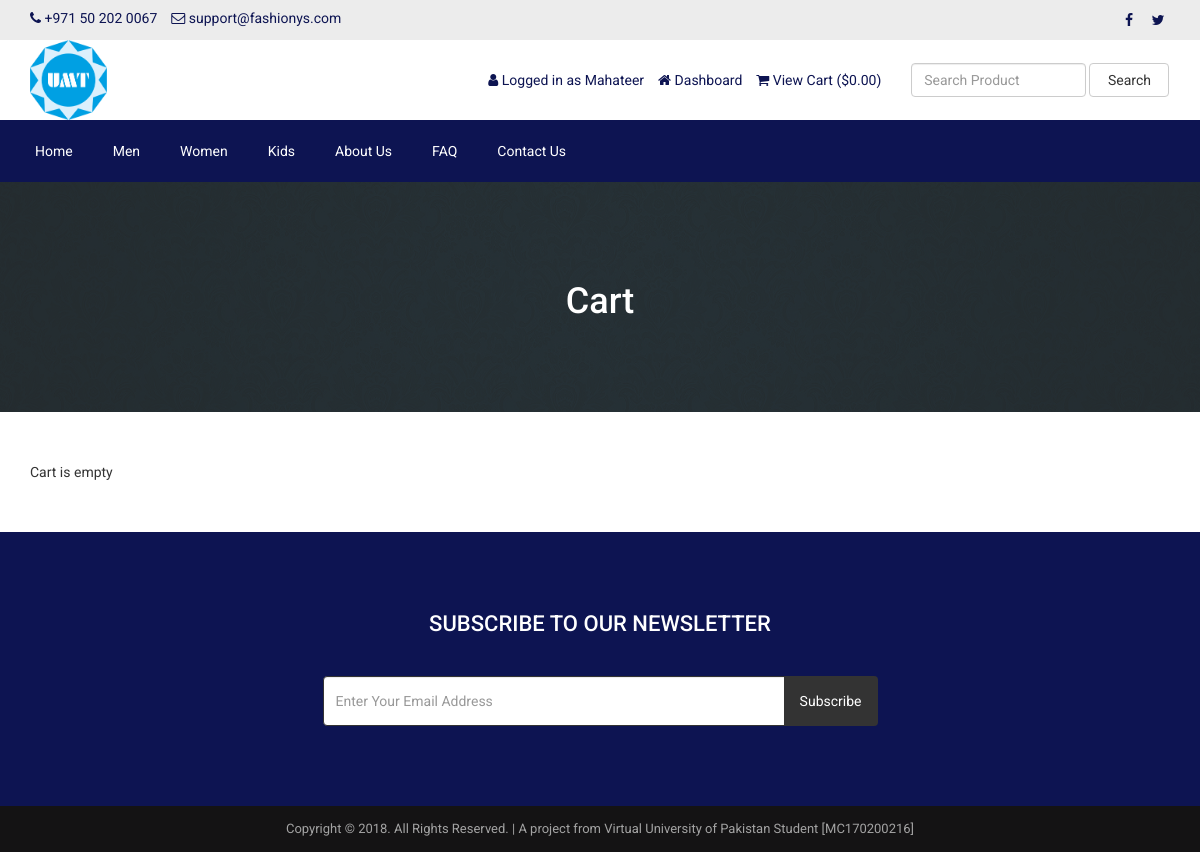
Page /cart.php (signed in) on the committed database.
### tables this page shows
CREATE TABLE `tbl_settings` (
  `id` int(11) NOT NULL,
  `logo` varchar(114) NOT NULL,
  `favicon` varchar(114) NOT NULL,
  `footer_about` text NOT NULL,
  `footer_copyright` text NOT NULL,
  `contact_address` text NOT NULL,
  `contact_email` varchar(114) NOT NULL,
  `contact_phone` varchar(114) NOT NULL,
  `contact_fax` varchar(114) NOT NULL,
  `contact_map_iframe` text NOT NULL,
  `receive_email` varchar(114) NOT NULL,
  `receive_email_subject` varchar(114) NOT NULL,
  `receive_email_thank_you_message` text NOT NULL,
  `forget_password_message` text NOT NULL,
  `total_recent_post_footer` int(10) NOT NULL,
  `total_popular_post_footer` int(10) NOT NULL,
  `total_recent_post_sidebar` int(11) NOT NULL,
  `total_popular_post_sidebar` int(11) NOT NULL,
  `total_featured_product_home` int(11) NOT NULL,
  `total_latest_product_home` int(11) NOT NULL,
  `total_popular_product_home` int(11) NOT NULL,
  `meta_title_home` text NOT NULL,
  `meta_keyword_home` text NOT NULL,
  `meta_description_home` text NOT NULL,
  `banner_login` varchar(114) NOT NULL,
  `banner_registration` varchar(114) NOT NULL,
  `banner_forget_password` varchar(114) NOT NULL,
  `banner_reset_password` varchar(114) NOT NULL,
  `banner_search` varchar(114) NOT NULL,
  `banner_cart` varchar(114) NOT NULL,
  `banner_checkout` varchar(114) NOT NULL,
  `banner_product_category` varchar(114) NOT NULL,
  `banner_blog` varchar(114) NOT NULL,
  `cta_title` varchar(114) NOT NULL,
  `cta_content` text NOT NULL,
  `cta_read_more_text` varchar(114) NOT NULL,
  `cta_read_more_url` varchar(114) NOT NULL,
  `cta_photo` varchar(114) NOT NULL,
  `featured_product_title` varchar(114) NOT NULL,
  `featured_product_subtitle` varchar(114) NOT NULL,
  `latest_product_title` varchar(114) NOT NULL,
  `latest_product_subtitle` varchar(114) NOT NULL,
  `popular_product_title` varchar(114) NOT NULL,
  `popular_product_subtitle` varchar(114) NOT NULL,
  `testimonial_title` varchar(114) NOT NULL,
  `testimonial_subtitle` varchar(114) NOT NULL,
  `testimonial_photo` varchar(114) NOT NULL,
  `blog_title` varchar(114) NOT NULL,
  `blog_subtitle` varchar(114) NOT NULL,
  `newsletter_text` text NOT NULL,
  `paypal_email` varchar(114) NOT NULL,
  `stripe_public_key` varchar(114) NOT NULL,
  `stripe_secret_key` varchar(114) NOT NULL,
  `bank_detail` text NOT NULL,
  `before_head` text NOT NULL,
  `after_body` text NOT NULL,
  `before_body` text NOT NULL,
  `home_service_on_off` int(11) NOT NULL,
  `home_welcome_on_off` int(11) NOT NULL,
  `home_featured_product_on_off` int(11) NOT NULL,
  `home_latest_product_on_off` int(11) NOT NULL,
  `home_popular_product_on_off` int(11) NOT NULL,
  `home_testimonial_on_off` int(11) NOT NULL,
  `home_blog_on_off` int(11) NOT NULL,
  `newsletter_on_off` int(11) NOT NULL,
  `ads_above_welcome_on_off` int(1) NOT NULL,
  `ads_above_featured_product_on_off` int(1) NOT NULL,
  `ads_above_latest_product_on_off` int(1) NOT NULL,
  `ads_above_popular_product_on_off` int(1) NOT NULL,
  `ads_above_testimonial_on_off` int(1) NOT NULL,
  `ads_category_sidebar_on_off` int(1) NOT NULL
);

CREATE TABLE `tbl_social` (
  `social_id` int(11) NOT NULL,
  `social_name` varchar(30) NOT NULL,
  `social_url` varchar(255) NOT NULL,
  `social_icon` varchar(30) NOT NULL
);

CREATE TABLE `tbl_top_category` (
  `tcat_id` int(11) NOT NULL,
  `tcat_name` varchar(255) NOT NULL,
  `show_on_menu` int(1) NOT NULL
);

CREATE TABLE `tbl_page` (
  `id` int(11) NOT NULL,
  `about_title` varchar(255) NOT NULL,
  `about_content` text NOT NULL,
  `about_banner` varchar(255) NOT NULL,
  `about_meta_title` varchar(255) NOT NULL,
  `about_meta_keyword` text NOT NULL,
  `about_meta_description` text NOT NULL,
  `faq_title` varchar(255) NOT NULL,
  `faq_banner` varchar(255) NOT NULL,
  `faq_meta_title` varchar(255) NOT NULL,
  `faq_meta_keyword` text NOT NULL,
  `faq_meta_description` text NOT NULL,
  `blog_title` varchar(255) NOT NULL,
  `blog_banner` varchar(255) NOT NULL,
  `blog_meta_title` varchar(255) NOT NULL,
  `blog_meta_keyword` text NOT NULL,
  `blog_meta_description` text NOT NULL,
  `contact_title` varchar(255) NOT NULL,
  `contact_banner` varchar(255) NOT NULL,
  `contact_meta_title` varchar(255) NOT NULL,
  `contact_meta_keyword` text NOT NULL,
  `contact_meta_description` text NOT NULL,
  `pgallery_title` varchar(255) NOT NULL,
  `pgallery_banner` varchar(255) NOT NULL,
  `pgallery_meta_title` varchar(255) NOT NULL,
  `pgallery_meta_keyword` text NOT NULL,
  `pgallery_meta_description` text NOT NULL,
  `vgallery_title` varchar(255) NOT NULL,
  `vgallery_banner` varchar(255) NOT NULL,
  `vgallery_meta_title` varchar(255) NOT NULL,
  `vgallery_meta_keyword` text NOT NULL,
  `vgallery_meta_description` text NOT NULL
);

### cart.php (the view, shortened to what this page needs)
<?php require_once('header.php'); ?>
<?php
$statement = $pdo->prepare("SELECT * FROM tbl_settings WHERE id=1");
$statement->execute();
$result = $statement->fetchAll(PDO::FETCH_ASSOC);
foreach ($result as $row) {
    $banner_cart = $row['banner_cart'];
}
?>
<div class="page-banner" style="background-image: url(assets/uploads/<?php echo $banner_cart; ?>)">
    <div class="overlay"></div>
    <div class="page-banner-inner">
        <h1><?php echo LANG_VALUE_18; ?></h1>
    </div>
</div>
<div class="page">
	<div class="container">
		<div class="row">
			<div class="col-md-12">
                <?php if(!isset($_SESSION['cart_p_id'])): ?>
                    <?php echo 'Cart is empty'; ?>
                <?php endif; ?>
			</div>
		</div>
	</div>
</div>
<?php require_once('footer.php'); ?>

### header.php (shortened to what this page needs)
<?php
include("admin/inc/config.php");
$statement = $pdo->prepare("SELECT * FROM tbl_settings WHERE id=1");
$statement->execute();
$result = $statement->fetchAll(PDO::FETCH_ASSOC);
foreach ($result as $row)
{
	$logo = $row['logo'];
	$contact_email = $row['contact_email'];
	$contact_phone = $row['contact_phone'];
}
?>
<!DOCTYPE html>
<html lang="en">
<head>
	<link rel="stylesheet" href="assets/css/bootstrap.min.css">
	<link rel="stylesheet" href="assets/css/font-awesome.min.css">
	<link rel="stylesheet" href="assets/css/owl.carousel.min.css">
	<link rel="stylesheet" href="assets/css/owl.theme.default.min.css">
	<link rel="stylesheet" href="assets/css/jquery.bxslider.min.css">
    <link rel="stylesheet" href="assets/css/magnific-popup.css">
    <link rel="stylesheet" href="assets/css/rating.css">
	<link rel="stylesheet" href="assets/css/spacing.css">
	<link rel="stylesheet" href="assets/css/bootstrap-touch-slider.css">
	<link rel="stylesheet" href="assets/css/animate.min.css">
	<link rel="stylesheet" href="assets/css/tree-menu.css">
	<link rel="stylesheet" href="assets/css/select2.min.css">
	<link rel="stylesheet" href="assets/css/main.css">
	<link rel="stylesheet" href="assets/css/responsive.css">
	<?php
	$statement = $pdo->prepare("SELECT * FROM tbl_page WHERE id=1");
	$statement->execute();
	$result = $statement->fetchAll(PDO::FETCH_ASSOC);
		?>
</head>
<body>
<div class="top">
	<div class="container">
		<div class="row">
			<div class="col-md-6 col-sm-6 col-xs-12">
				<div class="left">
					<ul>
						<li><i class="fa fa-phone"></i> <?php echo $contact_phone; ?></li>
						<li><i class="fa fa-envelope-o"></i> <?php echo $contact_email; ?></li>
					</ul>
				</div>
			</div>
			<div class="col-md-6 col-sm-6 col-xs-12">
				<div class="right">
					<ul>
						<?php
						$statement = $pdo->prepare("SELECT * FROM tbl_social");
						$statement->execute();
						$result = $statement->fetchAll(PDO::FETCH_ASSOC);
						foreach ($result as $row) {
							?>
							<?php if($row['social_url'] != ''): ?>
							<li><a href="<?php echo $row['social_url']; ?>"><i class="<?php echo $row['social_icon']; ?>"></i></a></li>
							<?php endif; ?>
							<?php
						}
						?>
					</ul>
				</div>
			</div>
		</div>
	</div>
</div>
<div class="header">
	<div class="container">
		<div class="row inner">
			<div class="col-md-4 logo">
				<a href="index.php"><img src="assets/uploads/<?php echo $logo; ?>" alt="logo image"></a>
			</div>
			<div class="col-md-5 right">
				<ul>
					<?php
					if(isset($_SESSION['customer'])) {
						?>
						<li><i class="fa fa-user"></i> <?php echo LANG_VALUE_13; ?> <?php echo $_SESSION['customer']['cust_name']; ?></li>
						<li><a href="dashboard.php"><i class="fa fa-home"></i> <?php echo LANG_VALUE_89; ?></a></li>
						<?php
					} else {
						?>
						<li><a href="login.php"><i class="fa fa-sign-in"></i> <?php echo LANG_VALUE_9; ?></a></li>
						<li><a href="registration.php"><i class="fa fa-user-plus"></i> <?php echo LANG_VALUE_15; ?></a></li>
						<?php
					}
					?>
					<li><a href="cart.php"><i class="fa fa-shopping-cart"></i> <?php echo LANG_VALUE_19; ?> (<?php echo LANG_VALUE_1; ?><?php
					if(isset($_SESSION['cart_p_id'])) {
						$table_total_price = 0;
						$i=0;
	                    foreach($_SESSION['cart_p_qty'] as $key => $value)
	                    {
	                        $i++;
	                        $arr_cart_p_qty[$i] = $value;
	                    }                    $i=0;
	                    foreach($_SESSION['cart_p_current_price'] as $key => $value)
	                    {
	                        $i++;
	                        $arr_cart_p_current_price[$i] = $value;
	                    }
	                    for($i=1;$i<=count($arr_cart_p_qty);$i++) {
	                    	$row_total_price = $arr_cart_p_current_price[$i]*$arr_cart_p_qty[$i];
	                        $table_total_price = $table_total_price + $row_total_price;
	                    }
						echo $table_total_price;
					} else {
						echo '0.00';
					}
					?>)</a></li>
				</ul>
			</div>
			<div class="col-md-3 search-area">
				<form class="navbar-form navbar-left" role="search" action="search-result.php" method="get">
					<div class="form-group">
						<input type="text" class="form-control search-top" placeholder="<?php echo LANG_VALUE_2; ?>" name="search_text">
					</div>
					<button type="submit" class="btn btn-default"><?php echo LANG_VALUE_3; ?></button>
				</form>
			</div>
		</div>
	</div>
</div>
<div class="nav">
	<div class="container">
		<div class="row">
			<div class="col-md-12 pl_0 pr_0">
				<div class="menu-container">
					<div class="menu">
						<ul>
							<li><a href="index.php">Home</a></li>
							<?php
							$statement = $pdo->prepare("SELECT * FROM tbl_top_category WHERE show_on_menu=1");
							$statement->execute();
							$result = $statement->fetchAll(PDO::FETCH_ASSOC);
							foreach ($result as $row) {
								?>
								<li><a href="product-category.php?id=<?php echo $row['tcat_id']; ?>&type=top-category"><?php echo $row['tcat_name']; ?></a>
								</li>
								<?php
							}
							?>
							<?php
							$statement = $pdo->prepare("SELECT * FROM tbl_page WHERE id=1");
							$statement->execute();
							$result = $statement->fetchAll(PDO::FETCH_ASSOC);
							foreach ($result as $row) {
								$about_title = $row['about_title'];
								$faq_title = $row['faq_title'];
								$contact_title = $row['contact_title'];
							}
							?>
							<li><a href="about.php"><?php echo $about_title; ?></a></li>
							<li><a href="faq.php"><?php echo $faq_title; ?></a></li>
							<li><a href="contact.php"><?php echo $contact_title; ?></a></li>
						</ul>
					</div>
				</div>
			</div>
		</div>
	</div>
</div>

### footer.php (shortened to what this page needs)
<?php
$statement = $pdo->prepare("SELECT * FROM tbl_settings WHERE id=1");
$statement->execute();
$result = $statement->fetchAll(PDO::FETCH_ASSOC);
foreach ($result as $row)
{
	$footer_copyright = $row['footer_copyright'];
    $newsletter_on_off = $row['newsletter_on_off'];
}
?>
<?php if($newsletter_on_off == 1): ?>
<section class="home-newsletter">
	<div class="container">
		<div class="row">
			<div class="col-md-6 col-md-offset-3">
				<div class="single">
				<form action="" method="post">
					<h2><?php echo LANG_VALUE_93; ?></h2>
					<div class="input-group">
			        	<input type="email" class="form-control" placeholder="<?php echo LANG_VALUE_95; ?>" name="email_subscribe">
			         	<span class="input-group-btn">
			         	<button class="btn btn-theme" type="submit" name="form_subscribe"><?php echo LANG_VALUE_92; ?></button>
			         	</span>
			        </div>
				</div>
			</div>
		</div>
	</div>
</section>
<?php endif; ?>
<div class="footer-bottom">
	<div class="container">
		<div class="row">
			<div class="col-md-12 copyright">
				<?php echo $footer_copyright; ?>
			</div>
		</div>
	</div>
</div>
</body>
</html>

### assets/css/main.css (style rules this page uses)
* { margin: 0; padding: 0; }
body { font-family: 'Roboto', sans-serif; font-size: 14px; }
h1, h2, h3, h4, h5, h6 { font-family: 'Roboto', sans-serif; }
a { text-decoration: none; }
.top { width: 100%; height: 40px; background: #ececec; }
.top .left { float: left; }
.top .left ul { padding-top: 8px; }
.top .left ul li { list-style-type: none; float: left; margin-right: 14px; color: #0d1452; }
.top .left ul li i { color: #0d1452; }
.top .right { float: right; }
.top .right ul { padding-top: 8px; }
.top .right ul li { list-style-type: none; float: left; margin-left: 5px; }
.top .right ul li a { color: #0d1452; width: 24px; height: 24px; line-height: 24px; text-align: center; border-radius: 50%; display: block; transition: all 0.4s ease; }
.header { width: 100%; height: auto; background: #fff; }
.header .inner { height: auto; display: table; }
.header .logo { float: none; display: table-cell; vertical-align: middle; }
.header .logo img { max-width: 100%; height: 80px; }
.header .navbar-form .form-control { width: 300px; }
.header .search-area { float: none; display: table-cell; vertical-align: middle; }
.header .search-area .form-group { width: calc(100% - 84px); }
.header .search-area button { width: 80px; }
.header .search-area form { width: 100%; }
.header .right { float: none; display: table-cell; vertical-align: middle; padding-right: 0; }
.header .right ul { float: right; margin-bottom: 0; }
.header .right ul li { list-style-type: none; float: left; margin-left: 14px; color: #0d1452; }
.header .right ul li a { color: #0d1452; }
.header .navbar-form .search-top { width: 100%; }
.nav { background: #0d1452; }
.menu-container { width: 100%; margin: 0 auto; background: #0d1452; }
.menu-dropdown-icon:before { content: "\f067"; font-family: "FontAwesome"; display: none; cursor: pointer; float: right; padding: 1.5em 2em; background: #fff; color: #333; }
.menu > ul { margin: 0 auto; width: 100%; list-style: none; padding: 0; position: relative; box-sizing: border-box; }
.menu > ul:before, .menu > ul:after { content: ""; display: table; }
.menu > ul:after { clear: both; }
.menu > ul > li { float: left; padding: 0; margin: 0; }
.menu > ul > li a { text-decoration: none; padding: 1.5em 20px; display: block; color: #fff; }
.footer-bottom { width: 100%; height: auto; background: #141314; padding: 14px 0; }
.footer-bottom .copyright { font-size: 13px; color: #a3a3a3; text-align: center; }
.page-banner { width: 100%; height: auto; background-repeat: no-repeat; background-position: center center; -webkit-background-size: cover; background-size: cover; position: relative; padding-top: 80px; padding-bottom: 80px; overflow: hidden; }
.page-banner .overlay { position: absolute; left: 0; top: 0; width: 100%; height: 100%; opacity: 0.7; background: #333; }
.page-banner h1 { color: #fff; text-align: center; z-index: 999; position: relative; }
.page { width: 100%; height: auto; padding-top: 50px; padding-bottom: 50px; }
.home-newsletter { padding: 80px 0; background: #0d1452; }
.home-newsletter .single { max-width: 650px; margin: 0 auto; text-align: center; position: relative; z-index: 2; }
.home-newsletter .single h2 { font-size: 22px; color: white; text-transform: uppercase; margin-bottom: 40px; margin-top: 0; }
.home-newsletter .single .form-control { height: 50px; border-color: #333; outline: none; }
.home-newsletter .single .btn { min-height: 50px; background: #333; color: #fff; padding-left: 15px; padding-right: 15px; }

### assets/css/responsive.css (style rules this page uses)
@media only screen and (min-width: 992px) { .header .inner { width: 100%; } }
@media only screen and (min-width: 992px) { .header .search-area { padding-right: 0; } }
@media only screen and (min-width: 992px) { .header .search-area form { padding-right: 0; } }
@media only screen and (min-width: 992px) { .header .container { padding-right: 0; } }

### rows in the picture
tbl_settings: contact_phone "+971 50 202 0067", contact_email "support@fashionys.com", logo (picture), banner_cart (picture), footer_copyright "Copyright © 2018. All Rights Reserved. | A project from Virtual University of Pakistan Student [MC170200216]"
tbl_top_category: tcat_name "Men"
tbl_top_category: tcat_name "Women"
tbl_top_category: tcat_name "Kids"
tbl_page: about_title "About Us", faq_title "FAQ", contact_title "Contact Us"

### other values in the picture
LANG_VALUE_13 "Logged in as"
$_SESSION['customer']['cust_name'] "Mahateer"
LANG_VALUE_89 "Dashboard"
LANG_VALUE_19 "View Cart"
LANG_VALUE_1 "$"
LANG_VALUE_3 "Search"
LANG_VALUE_18 "Cart"
LANG_VALUE_93 "SUBSCRIBE TO OUR NEWSLETTER"
LANG_VALUE_92 "Subscribe"
